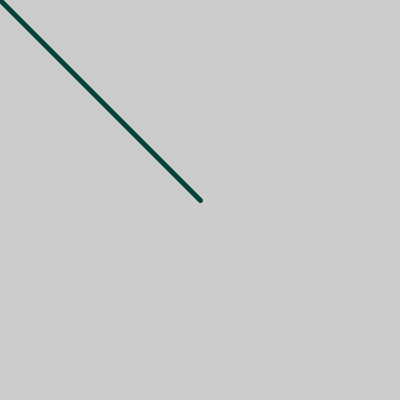
Frame 1 (no input)
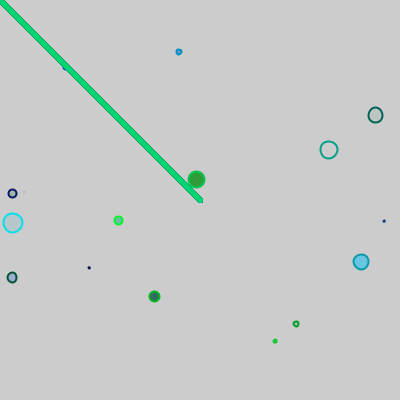
Frame 60 (the mouse pressed at the canvas centre just before this capture)
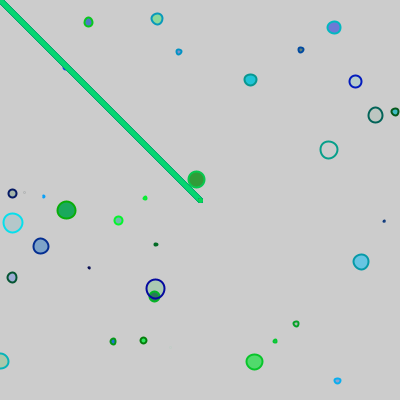
Frame 120 (the mouse held since frame 60 and released just before this capture)

The Processing sketch that drew these frames (run headless with seeded random() and noise(); from frame 60 on, the mouse is pressed at the canvas centre):

// Processing sketch: processing_159154
// ── processing_159154.pde

//import processing.pdf.*;

float r;
float g;
float b;
float a;
float x;
float y;
float diam;

void setup(){
  size(400,400);
  //beginRecord(PDF,"everything.pdf");
}

void draw(){
  r=random(10);
  g=random(255);
  b=random(255);
  a=random(255);
  x=random(800);
  y=random(800);
  diam=random(20);
  stroke(r,g,a);
  strokeWeight(5);
  line(mouseX,mouseY,width/2,height/2);
  strokeWeight(2);
  ellipse(x,y,diam,diam);
  fill(r,g,b,a);
}

//void mouseClicked(){
  //endRecord();
  //noLoop();
//}
